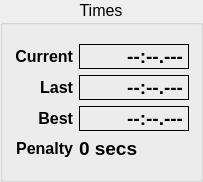
     <widget class="QGroupBox" name="group_times">
      <property name="sizePolicy">
       <sizepolicy hsizetype="Fixed" vsizetype="Preferred">
        <horstretch>0</horstretch>
        <verstretch>0</verstretch>
       </sizepolicy>
      </property>
      <property name="minimumSize">
       <size>
        <width>0</width>
        <height>182</height>
       </size>
      </property>
      <property name="font">
       <font>
        <pointsize>12</pointsize>
       </font>
      </property>
      <property name="title">
       <string>Times</string>
      </property>
      <property name="alignment">
       <set>Qt::AlignHCenter|Qt::AlignTop</set>
      </property>
      <layout class="QFormLayout" name="formLayout">
       <property name="labelAlignment">
        <set>Qt::AlignRight|Qt::AlignTrailing|Qt::AlignVCenter</set>
       </property>
       <property name="formAlignment">
        <set>Qt::AlignLeading|Qt::AlignLeft|Qt::AlignVCenter</set>
       </property>
       <item row="0" column="0">
        <widget class="QLabel" name="label">
         <property name="font">
          <font>
           <pointsize>12</pointsize>
           <weight>75</weight>
           <bold>true</bold>
          </font>
         </property>
         <property name="text">
          <string>Current</string>
         </property>
         <property name="alignment">
          <set>Qt::AlignRight|Qt::AlignTrailing|Qt::AlignVCenter</set>
         </property>
        </widget>
       </item>
       <item row="0" column="1">
        <widget class="QLabel" name="lap_time_current">
         <property name="minimumSize">
          <size>
           <width>110</width>
           <height>0</height>
          </size>
         </property>
         <property name="font">
          <font>
           <pointsize>14</pointsize>
           <weight>75</weight>
           <bold>true</bold>
          </font>
         </property>
         <property name="frameShape">
          <enum>QFrame::Box</enum>
         </property>
         <property name="text">
          <string notr="true">--:--.---</string>
         </property>
         <property name="alignment">
          <set>Qt::AlignRight|Qt::AlignTrailing|Qt::AlignVCenter</set>
         </property>
        </widget>
       </item>
       <item row="1" column="0">
        <widget class="QLabel" name="label_2">
         <property name="font">
          <font>
           <pointsize>12</pointsize>
           <weight>75</weight>
           <bold>true</bold>
          </font>
         </property>
         <property name="text">
          <string>Last</string>
         </property>
         <property name="alignment">
          <set>Qt::AlignRight|Qt::AlignTrailing|Qt::AlignVCenter</set>
         </property>
        </widget>
       </item>
       <item row="1" column="1">
        <widget class="QLabel" name="lap_time_last">
         <property name="minimumSize">
          <size>
           <width>110</width>
           <height>0</height>
          </size>
         </property>
         <property name="font">
          <font>
           <pointsize>14</pointsize>
           <weight>75</weight>
           <bold>true</bold>
          </font>
         </property>
         <property name="frameShape">
          <enum>QFrame::Box</enum>
         </property>
         <property name="text">
          <string notr="true">--:--.---</string>
         </property>
         <property name="alignment">
          <set>Qt::AlignRight|Qt::AlignTrailing|Qt::AlignVCenter</set>
         </property>
        </widget>
       </item>
       <item row="2" column="0">
        <widget class="QLabel" name="label_3">
         <property name="font">
          <font>
           <pointsize>12</pointsize>
           <weight>75</weight>
           <bold>true</bold>
          </font>
         </property>
         <property name="text">
          <string>Best</string>
         </property>
         <property name="alignment">
          <set>Qt::AlignRight|Qt::AlignTrailing|Qt::AlignVCenter</set>
         </property>
        </widget>
       </item>
       <item row="2" column="1">
        <widget class="QLabel" name="lap_time_best">
         <property name="minimumSize">
          <size>
           <width>110</width>
           <height>0</height>
          </size>
         </property>
         <property name="font">
          <font>
           <pointsize>14</pointsize>
           <weight>75</weight>
           <bold>true</bold>
          </font>
         </property>
         <property name="frameShape">
          <enum>QFrame::Box</enum>
         </property>
         <property name="text">
          <string notr="true">--:--.---</string>
         </property>
         <property name="alignment">
          <set>Qt::AlignRight|Qt::AlignTrailing|Qt::AlignVCenter</set>
         </property>
        </widget>
       </item>
       <item row="3" column="0">
        <widget class="QLabel" name="label_4">
         <property name="font">
          <font>
           <pointsize>12</pointsize>
           <weight>75</weight>
           <bold>true</bold>
          </font>
         </property>
         <property name="text">
          <string>Penalty</string>
         </property>
         <property name="alignment">
          <set>Qt::AlignRight|Qt::AlignTrailing|Qt::AlignVCenter</set>
         </property>
        </widget>
       </item>
       <item row="3" column="1">
        <widget class="QLabel" name="lap_penalties">
         <property name="sizePolicy">
          <sizepolicy hsizetype="Preferred" vsizetype="Preferred">
           <horstretch>0</horstretch>
           <verstretch>0</verstretch>
          </sizepolicy>
         </property>
         <property name="minimumSize">
          <size>
           <width>0</width>
           <height>0</height>
          </size>
         </property>
         <property name="maximumSize">
          <size>
           <width>16000000</width>
           <height>16777215</height>
          </size>
         </property>
         <property name="font">
          <font>
           <pointsize>14</pointsize>
           <weight>75</weight>
           <bold>true</bold>
          </font>
         </property>
         <property name="frameShape">
          <enum>QFrame::NoFrame</enum>
         </property>
         <property name="text">
          <string notr="true">0 secs</string>
         </property>
         <property name="alignment">
          <set>Qt::AlignLeading|Qt::AlignLeft|Qt::AlignVCenter</set>
         </property>
        </widget>
       </item>
      </layout>
     </widget>
